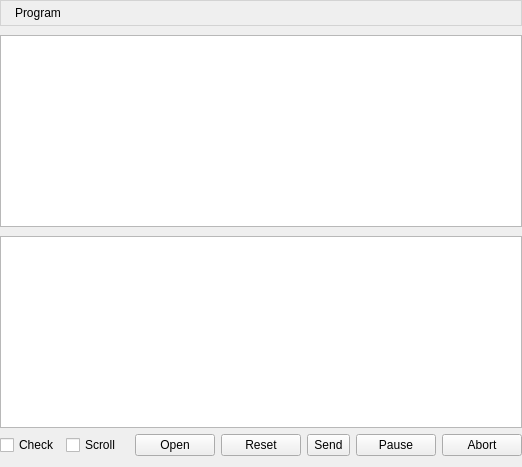
  <widget class="QWidget" name="centralWidget">
   <layout class="QVBoxLayout" name="verticalLayout_23">
    <property name="spacing">
     <number>0</number>
    </property>
    <property name="leftMargin">
     <number>0</number>
    </property>
    <property name="topMargin">
     <number>0</number>
    </property>
    <property name="rightMargin">
     <number>0</number>
    </property>
    <item>
     <widget class="QLabel" name="grpProgram">
      <property name="styleSheet">
       <string notr="true">QLabel {
	padding: 5 0 5 11;
	background-color: palette(window);
	border: 1px solid lightgray;
}

QLabel[overrided=&quot;true&quot;] {
	color: red;
}

QLabel[overrided=&quot;false&quot;] {
	color: palette(windowtext);
}</string>
      </property>
      <property name="text">
       <string>Program</string>
      </property>
     </widget>
    </item>
    <item>
     <widget class="QWidget" name="widgetProgram" native="true">
      <layout class="QVBoxLayout" name="verticalLayout_17">
       <property name="leftMargin">
        <number>0</number>
       </property>
       <property name="rightMargin">
        <number>0</number>
       </property>
       <property name="bottomMargin">
        <number>0</number>
       </property>
       <item>
        <layout class="QVBoxLayout" name="verticalLayout_21">
         <property name="spacing">
          <number>9</number>
         </property>
         <item>
          <widget class="QTableView" name="tblProgram">
           <property name="font">
            <font>
             <pointsize>9</pointsize>
            </font>
           </property>
           <property name="contextMenuPolicy">
            <enum>Qt::CustomContextMenu</enum>
           </property>
           <property name="editTriggers">
            <set>QAbstractItemView::AnyKeyPressed|QAbstractItemView::DoubleClicked|QAbstractItemView::EditKeyPressed|QAbstractItemView::SelectedClicked</set>
           </property>
           <property name="selectionMode">
            <enum>QAbstractItemView::ContiguousSelection</enum>
           </property>
           <property name="selectionBehavior">
            <enum>QAbstractItemView::SelectRows</enum>
           </property>
           <property name="gridStyle">
            <enum>Qt::DashLine</enum>
           </property>
           <attribute name="horizontalHeaderMinimumSectionSize">
            <number>50</number>
           </attribute>
           <attribute name="horizontalHeaderHighlightSections">
            <bool>false</bool>
           </attribute>
           <attribute name="verticalHeaderVisible">
            <bool>false</bool>
           </attribute>
          </widget>
         </item>
         <item>
          <widget class="QTableView" name="tblHeightMap">
           <property name="alternatingRowColors">
            <bool>true</bool>
           </property>
           <property name="selectionMode">
            <enum>QAbstractItemView::SingleSelection</enum>
           </property>
           <property name="gridStyle">
            <enum>Qt::DashLine</enum>
           </property>
           <attribute name="horizontalHeaderVisible">
            <bool>false</bool>
           </attribute>
           <attribute name="horizontalHeaderDefaultSectionSize">
            <number>60</number>
           </attribute>
           <attribute name="horizontalHeaderHighlightSections">
            <bool>false</bool>
           </attribute>
           <attribute name="verticalHeaderVisible">
            <bool>false</bool>
           </attribute>
          </widget>
         </item>
        </layout>
       </item>
       <item>
        <layout class="QHBoxLayout" name="horizontalLayout_4">
         <item>
          <widget class="QCheckBox" name="chkTestMode">
           <property name="text">
            <string>Check</string>
           </property>
          </widget>
         </item>
         <item>
          <widget class="QCheckBox" name="chkAutoScroll">
           <property name="text">
            <string>Scroll</string>
           </property>
          </widget>
         </item>
         <item>
          <spacer name="spacerBot_2">
           <property name="orientation">
            <enum>Qt::Horizontal</enum>
           </property>
           <property name="sizeHint" stdset="0">
            <size>
             <width>8</width>
             <height>20</height>
            </size>
           </property>
          </spacer>
         </item>
         <item>
          <widget class="QPushButton" name="cmdFileOpen">
           <property name="text">
            <string>Open</string>
           </property>
          </widget>
         </item>
         <item>
          <widget class="QPushButton" name="cmdFileReset">
           <property name="text">
            <string>Reset</string>
           </property>
          </widget>
         </item>
         <item>
          <widget class="QToolButton" name="cmdFileSend">
           <property name="sizePolicy">
            <sizepolicy hsizetype="Minimum" vsizetype="Minimum">
             <horstretch>0</horstretch>
             <verstretch>0</verstretch>
            </sizepolicy>
           </property>
           <property name="baseSize">
            <size>
             <width>93</width>
             <height>0</height>
            </size>
           </property>
           <property name="text">
            <string>Send</string>
           </property>
          </widget>
         </item>
         <item>
          <widget class="QPushButton" name="cmdFilePause">
           <property name="text">
            <string>Pause</string>
           </property>
           <property name="checkable">
            <bool>true</bool>
           </property>
          </widget>
         </item>
         <item>
          <widget class="QPushButton" name="cmdFileAbort">
           <property name="text">
            <string>Abort</string>
           </property>
          </widget>
         </item>
        </layout>
       </item>
      </layout>
     </widget>
    </item>
   </layout>
  </widget>
